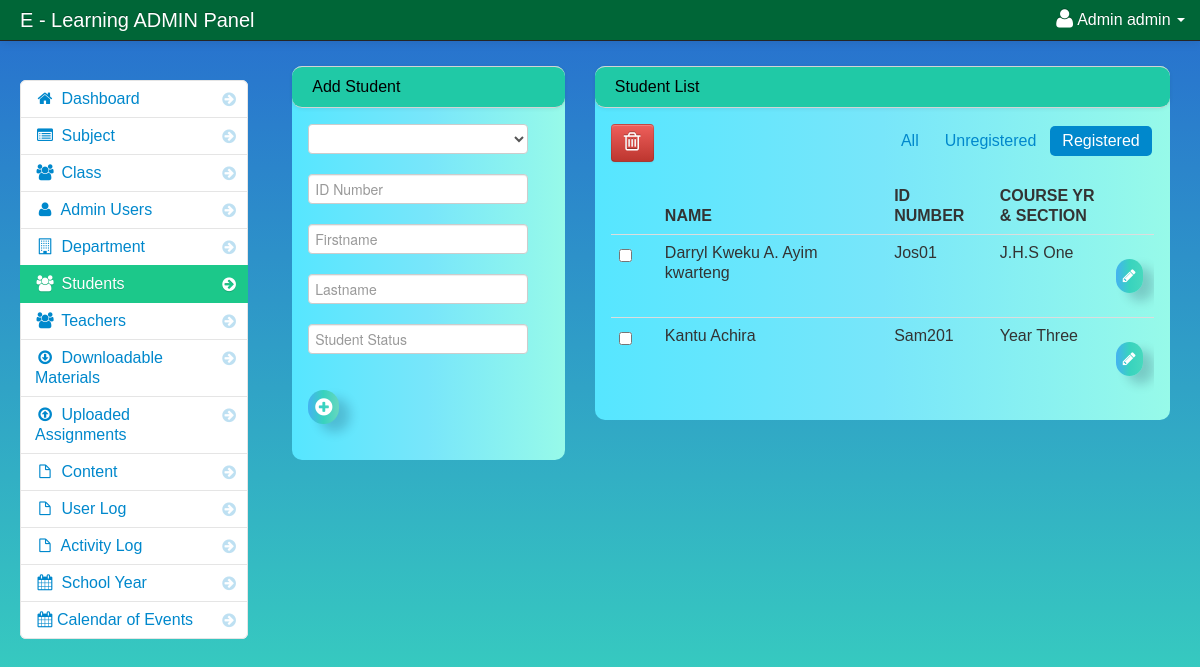
Page /portal/admin/reg_students.php (signed in) on the committed database.
### tables this page shows
CREATE TABLE IF NOT EXISTS `users` (
  `user_id` int(11) NOT NULL AUTO_INCREMENT,
  `username` varchar(100) NOT NULL,
  `password` varchar(100) NOT NULL,
  `firstname` varchar(100) NOT NULL,
  `lastname` varchar(100) NOT NULL,
  PRIMARY KEY (`user_id`)
);

CREATE TABLE IF NOT EXISTS `student` (
  `student_id` int(11) NOT NULL AUTO_INCREMENT,
  `firstname` varchar(100) NOT NULL,
  `lastname` varchar(100) NOT NULL,
  `class_id` int(11) NOT NULL,
  `username` varchar(100) NOT NULL,
  `password` varchar(100) NOT NULL,
  `location` varchar(100) NOT NULL,
  `status` varchar(100) NOT NULL,
  `balance` int(11) NOT NULL,
  `stu_status` int(11) NOT NULL,
  `dob` date NOT NULL,
  `gender` varchar(100) NOT NULL,
  PRIMARY KEY (`student_id`)
);

CREATE TABLE IF NOT EXISTS `class` (
  `class_id` int(11) NOT NULL AUTO_INCREMENT,
  `class_name` varchar(100) NOT NULL,
  `teacher_id` int(11) NOT NULL,
  PRIMARY KEY (`class_id`)
);

### portal/admin/session.php (called while the page is built, shortened)
<?php
$session_id=$_SESSION['id'];
?>

### portal/admin/add_students.php (the view, shortened to what this page needs)
<div class="row-fluid">
                     <div class="block">
                         <div class="navbar navbar-inner block-header">
                             <div class="muted pull-left">Add Student</div>
                         </div>
                         <div class="block-content collapse in">
                             <div class="span12">
					<form id="add_student" method="post">
					        <div class="control-group">
                                       <div class="controls">
                                         <select  name="class_id" class="" required>
                                          	<option></option>
								<?php
								$cys_query = mysql_query("select * from class order by class_name");
								while($cys_row = mysql_fetch_array($cys_query)){
								?>
								<option value="<?php echo $cys_row['class_id']; ?>"><?php echo $cys_row['class_name']; ?></option>
								<?php } ?>
                                         </select>
                                       </div>
                                     </div>
							<div class="control-group">
                                       <div class="controls">
                                         <input name="un" class="input focused" id="focusedInput" type="text" placeholder = "ID Number" required>
                                       </div>
                                     </div>
							<div class="control-group">
                                       <div class="controls">
                                         <input name="fn" class="input focused" id="focusedInput" type="text" placeholder = "Firstname" required>
                                       </div>
                                     </div>
							<div class="control-group">
                                       <div class="controls">
                                         <input  name="ln" class="input focused" id="focusedInput" type="text" placeholder = "Lastname" required>
                                       </div>
                                     </div>
							<div class="control-group">
                                       <div class="controls">
                                         <input  name="status" class="input focused" id="focusedInput" type="text" placeholder = "Student Status" required>
                                       </div>
                                     </div>
								<div class="control-group">
                                       <div class="controls">
									<button name="save" class="buttons"><i class="icon-plus-sign icon-large"></i></button>
                                       </div>
                                     </div>
                             </form>
					</div>
                         </div>
                     </div>
                 </div>

### portal/admin/navbar.php (shortened to what this page needs)
<div class="navbar navbar-fixed-top navbar-inverse">
          <div class="navbar-inner">
              <div class="container-fluid">
                  <span class="brand" href="#">E - Learning ADMIN Panel</span>
                  <div class="nav-collapse collapse">
                      <ul class="nav pull-right">
				<?php $query= mysql_query("select * from users where user_id = '$session_id'")or die(mysql_error());
						$row = mysql_fetch_array($query);
				?>
                          <li class="dropdown">
                              <a href="#" role="button" class="dropdown-toggle" data-toggle="dropdown"> <i class="icon-user icon-large"></i><?php echo $row['firstname']." ".$row['lastname'];  ?> <i class="caret"></i>
                              </a>
                          </li>
                      </ul>
                  </div>
              </div>
          </div>
      </div>

### portal/admin/student_table_reg.php (shortened to what this page needs)
<form action="delete_student.php" method="post">
<table cellpadding="0" cellspacing="0" border="0" class="table" id="example">
<a data-toggle="modal" href="#student_delete" id="delete"  class="btn btn-danger" name=""><i class="icon-trash icon-large"></i></a>
<div class="pull-right">
		    <ul class="nav nav-pills">
			<li class="">
				<a href="students.php">All</a>
			</li>
			<li class="">
				<a href="unreg_students.php">Unregistered</a>
			</li>
			<li class="active">
			<a href="reg_students.php">Registered</a>
			</li>
			</ul>
</div>
	<thead>
	<tr>
				<th></th>
				<th>Name</th>
				<th>ID Number</th>
				<th>Course Yr & Section</th>
				<th></th>
	</tr>
	</thead>
	<tbody>
	<?php
$query = mysql_query("select * from student LEFT JOIN class ON student.class_id = class.class_id where status = 'Registered' ORDER BY student.student_id DESC") or die(mysql_error());
while ($row = mysql_fetch_array($query)) {
	$id = $row['student_id'];
	?>
	<tr>
	<td width="30">
	<input id="optionsCheckbox" class="uniform_on" name="selector[]" type="checkbox" value="<?php echo $id; ?>">
	</td>
	<td><?php echo $row['firstname'] . " " . $row['lastname']; ?></td>
	<td><?php echo $row['username']; ?></td>
	<td width="100"><?php echo $row['class_name']; ?></td>
	<td width="30"><a href="edit_student.php<?php echo '?id='.$id; ?>" class="buttons"><i class="icon-pencil"></i> </a></td>
	</tr>
<?php } ?>
	</tbody>
</table>
</form>

### portal/admin/assets/styles.css (style rules this page uses)
body { padding-top: 50px; padding-bottom: 500px; background: linear-gradient(to top, #32be32 -50%, #38d3be, #224fd4 120%); background-repeat: repeat; }
.buttons { display: inline-block; border-radius: 25px; outline: none; border: none; background-image: linear-gradient(to right, #44b2f1, #38d3be, #20c9a6a8); box-shadow: 11px 8px 11px 0px rgba(5, 16, 44, .19); padding: 7px; font-size: 15px; color: #fff; font-family: 'Poppins', sans-serif; margin: 1rem 0; cursor: pointer; transition: .7s; }
.block { background-image: linear-gradient(to left, #97fae9, #78e6fa, #56e6ff); border-radius: 10px 10px 10px 10px; margin: 1em 0em; border-top: none; -webkit-box-shadow: 2px 2px 5px #0005a9(0, 0, 6, 0.75); -moz-box-shadow: 2px 2px 5px #0005a9(0, 0, 6, 0.75); box-shadow: 2px 2px 5px #0005a9(0, 0, 6, 0.75); }
.block-content { margin: 1em; min-height: .25em; -webkit-box-shadow: 2px 2px 5px #0005a9(0, 0, 6, 0.75); -moz-box-shadow: 2px 2px 5px #0005a9(0, 0, 6, 0.75); box-shadow: 2px 2px 5px #0005a9(0, 0, 6, 0.75); }
.block-header { margin-bottom: 0px; border-right: none; border-left: none; -webkit-border-radius: 0px; -moz-border-radius: 0px; border-radius: 10px 10px 10px 10px; background-color: #20c9a6; }
.block-header div { padding-top: 10px; }

### rows in the picture
users: firstname "Admin", lastname "admin"
student: firstname "Darryl Kweku", lastname "A. Ayim kwarteng", username "Jos01", class.class_name "J.H.S One"
student: firstname "Kantu", lastname "Achira", username "Sam201", class.class_name "Year Three"
